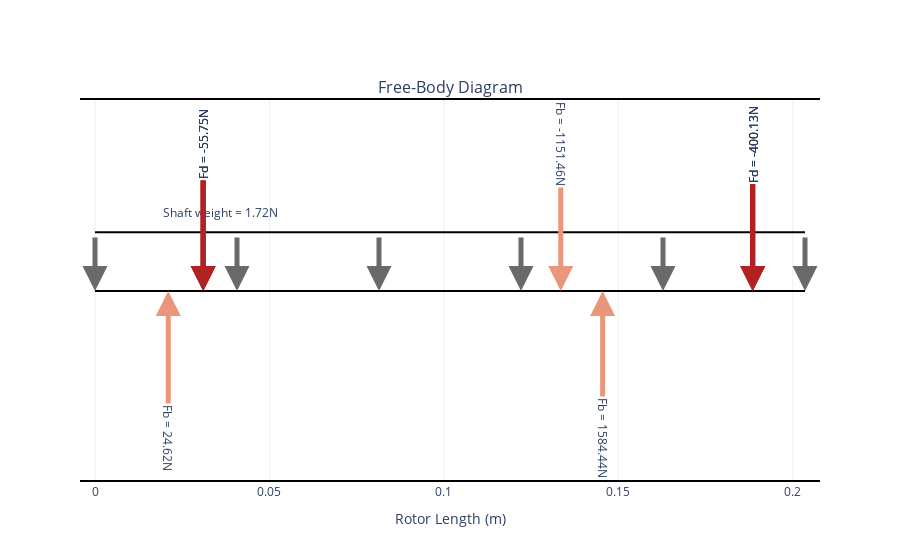

The notebook cell saved with this chart:
### Markdown cell above
#### 4.3.2 - Free Body Diagram

### Code cell
static_2.plot_free_body_diagram()

### Figure 1 — Plotly figure (JSON) as saved in the notebook; plotly's stock layout.template omitted (floating-point values rounded to 4 significant figures)
{"data": [{"hoverinfo": "none", "line": {"color": "black"}, "mode": "lines", "showlegend": false, "type": "scatter", "x": [0.0, 0.021, 0.031, 0.041, 0.046, 0.0535, 0.061, 0.106, 0.1335, 0.1375, 0.1455, 0.1532, 0.1608, 0.1685, 0.1875, 0.1885, 0.2035], "xaxis": "x", "y": [0.0, 0.0, 0.0, 0.0, 0.0, 0.0, 0.0, 0.0, 0.0, 0.0, 0.0, 0.0, 0.0, 0.0, 0.0, 0.0, 0.0], "yaxis": "y"}, {"hoverinfo": "none", "line": {"color": "black"}, "mode": "lines", "showlegend": false, "type": "scatter", "x": [0.0, 0.021, 0.031, 0.041, 0.046, 0.0535, 0.061, 0.106, 0.1335, 0.1375, 0.1455, 0.1532, 0.1608, 0.1685, 0.1875, 0.1885, 0.2035], "xaxis": "x", "y": [5, 5, 5, 5, 5, 5, 5, 5, 5, 5, 5, 5, 5, 5, 5, 5, 5], "yaxis": "y"}], "layout": {"annotations": [{"font": {"size": 16}, "showarrow": false, "text": "Free-Body Diagram", "x": 0.5, "xanchor": "center", "xref": "paper", "y": 1, "yanchor": "bottom", "yref": "paper"}, {"arrowcolor": "DimGray", "arrowhead": 2, "arrowsize": 1, "arrowwidth": 5, "ax": 0, "axref": "x", "ay": 5.4, "ayref": "y", "showarrow": true, "x": 0, "xref": "x", "y": 0, "yref": "y"}, {"arrowcolor": "DimGray", "arrowhead": 2, "arrowsize": 1, "arrowwidth": 5, "ax": 0.0407, "axref": "x", "ay": 5.4, "ayref": "y", "showarrow": true, "x": 0.0407, "xref": "x", "y": 0, "yref": "y"}, {"arrowcolor": "DimGray", "arrowhead": 2, "arrowsize": 1, "arrowwidth": 5, "ax": 0.0814, "axref": "x", "ay": 5.4, "ayref": "y", "showarrow": true, "x": 0.0814, "xref": "x", "y": 0, "yref": "y"}, {"arrowcolor": "DimGray", "arrowhead": 2, "arrowsize": 1, "arrowwidth": 5, "ax": 0.1221, "axref": "x", "ay": 5.4, "ayref": "y", "showarrow": true, "x": 0.1221, "xref": "x", "y": 0, "yref": "y"}, {"arrowcolor": "DimGray", "arrowhead": 2, "arrowsize": 1, "arrowwidth": 5, "ax": 0.1628, "axref": "x", "ay": 5.4, "ayref": "y", "showarrow": true, "x": 0.1628, "xref": "x", "y": 0, "yref": "y"}, {"arrowcolor": "DimGray", "arrowhead": 2, "arrowsize": 1, "arrowwidth": 5, "ax": 0.2035, "axref": "x", "ay": 5.4, "ayref": "y", "showarrow": true, "x": 0.2035, "xref": "x", "y": 0, "yref": "y"}, {"align": "right", "showarrow": false, "text": "Shaft weight = 1.72N", "x": 0, "xref": "x", "xshift": 125, "y": 5, "yref": "y", "yshift": 20}, {"arrowcolor": "DarkSalmon", "arrowhead": 2, "arrowsize": 1, "arrowwidth": 5, "ax": 0.021, "axref": "x", "ay": -12.5, "ayref": "y", "showarrow": true, "text": "Fb = 24.62N", "textangle": 90, "x": 0.021, "xref": "x", "y": 0, "yref": "y"}, {"arrowcolor": "FireBrick", "arrowhead": 2, "arrowsize": 1, "arrowwidth": 5, "ax": 0.031, "axref": "x", "ay": 12.5, "ayref": "y", "showarrow": true, "text": "Fd = -55.75N", "textangle": -90, "x": 0.031, "xref": "x", "y": 0, "yref": "y"}, {"arrowcolor": "FireBrick", "arrowhead": 2, "arrowsize": 1, "arrowwidth": 5, "ax": 0.1885, "axref": "x", "ay": 12.5, "ayref": "y", "showarrow": true, "text": "Fd = -400.13N", "textangle": -90, "x": 0.1885, "xref": "x", "y": 0, "yref": "y"}, {"arrowcolor": "DarkSalmon", "arrowhead": 2, "arrowsize": 1, "arrowwidth": 5, "ax": 0.1335, "axref": "x", "ay": 12.5, "ayref": "y", "showarrow": true, "text": "Fb = -1151.46N", "textangle": 90, "x": 0.1335, "xref": "x", "y": 0, "yref": "y"}, {"arrowcolor": "FireBrick", "arrowhead": 2, "arrowsize": 1, "arrowwidth": 5, "ax": 0.031, "axref": "x", "ay": 12.5, "ayref": "y", "showarrow": true, "text": "Fd = -55.75N", "textangle": -90, "x": 0.031, "xref": "x", "y": 0, "yref": "y"}, {"arrowcolor": "FireBrick", "arrowhead": 2, "arrowsize": 1, "arrowwidth": 5, "ax": 0.1885, "axref": "x", "ay": 12.5, "ayref": "y", "showarrow": true, "text": "Fd = -400.13N", "textangle": -90, "x": 0.1885, "xref": "x", "y": 0, "yref": "y"}, {"arrowcolor": "DarkSalmon", "arrowhead": 2, "arrowsize": 1, "arrowwidth": 5, "ax": 0.1455, "axref": "x", "ay": -12.5, "ayref": "y", "showarrow": true, "text": "Fb = 1584.44N", "textangle": 90, "x": 0.1455, "xref": "x", "y": 0, "yref": "y"}, {"arrowcolor": "FireBrick", "arrowhead": 2, "arrowsize": 1, "arrowwidth": 5, "ax": 0.031, "axref": "x", "ay": 12.5, "ayref": "y", "showarrow": true, "text": "Fd = -55.75N", "textangle": -90, "x": 0.031, "xref": "x", "y": 0, "yref": "y"}, {"arrowcolor": "FireBrick", "arrowhead": 2, "arrowsize": 1, "arrowwidth": 5, "ax": 0.1885, "axref": "x", "ay": 12.5, "ayref": "y", "showarrow": true, "text": "Fd = -400.13N", "textangle": -90, "x": 0.1885, "xref": "x", "y": 0, "yref": "y"}], "xaxis": {"anchor": "y", "domain": [0, 1], "title": {"text": "Rotor Length (m)"}}, "yaxis": {"anchor": "x", "domain": [0, 1], "gridcolor": "lightgray", "showline": false, "visible": false}}}
